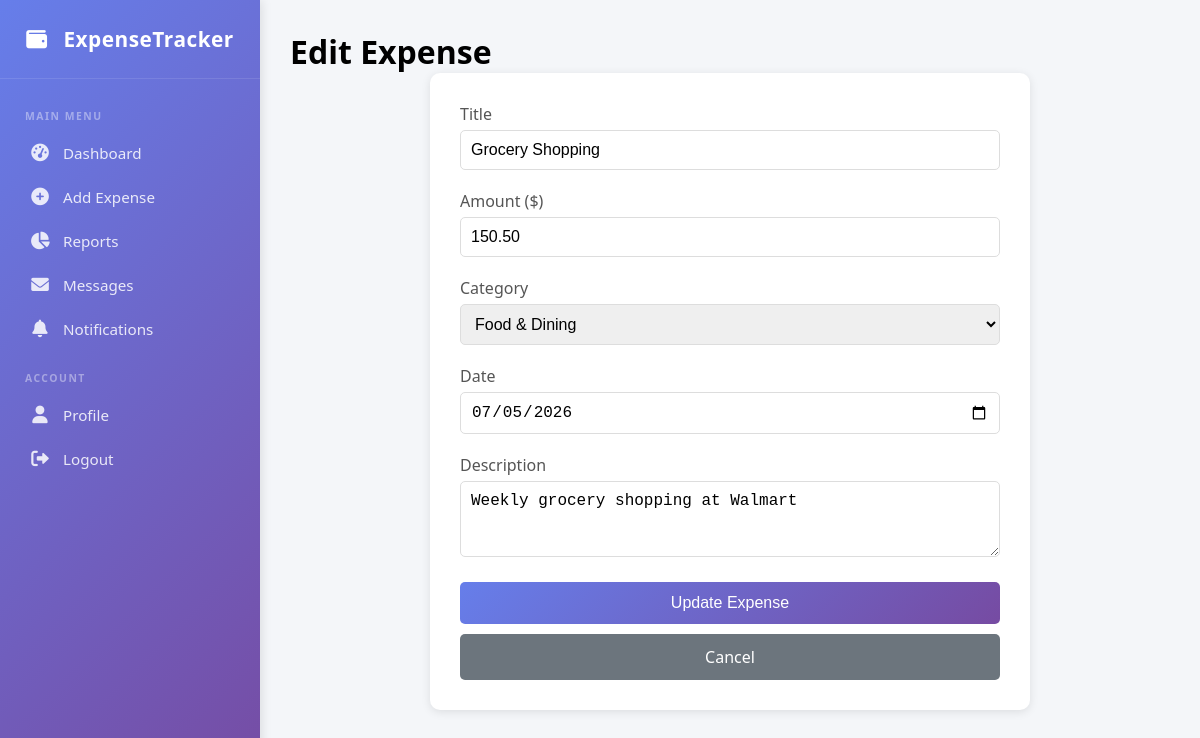
/edit_expense.php?id=1 (signed in), run on the app's committed database.
### tables this page shows
CREATE TABLE expenses (
    id INT PRIMARY KEY AUTO_INCREMENT,
    user_id INT NOT NULL,
    title VARCHAR(100) NOT NULL,
    amount DECIMAL(10,2) NOT NULL,
    category VARCHAR(50) NOT NULL,
    description TEXT,
    expense_date DATE NOT NULL,
    created_at TIMESTAMP DEFAULT CURRENT_TIMESTAMP,
    FOREIGN KEY (user_id) REFERENCES users(id) ON DELETE CASCADE
);

### edit_expense.php (the view, shortened to what this page needs)
<?php
require_once 'config.php';
$user_id = $_SESSION['user_id'];
$currency = $_SESSION['currency'];
$expense_id = isset($_GET['id']) ? (int)$_GET['id'] : 0;
$query = "SELECT * FROM expenses WHERE id = $expense_id AND user_id = $user_id";
$result = mysqli_query($conn, $query);
$expense = mysqli_fetch_assoc($result);
$categories = ['Food & Dining', 'Transportation', 'Shopping', 'Entertainment', 'Bills & Utilities', 'Healthcare', 'Education', 'Other'];
include 'header.php';
include 'sidebar.php';
?>
<h1>Edit Expense</h1>
<div class="profile-container">
    <form method="POST" action="">
        <div class="form-group">
            <label for="title">Title</label>
            <input type="text" id="title" name="title" value="<?php echo htmlspecialchars($expense['title']); ?>" required>
        </div>
        <div class="form-group">
            <label for="amount">Amount (<?php echo $currency; ?>)</label>
            <input type="number" step="0.01" id="amount" name="amount" value="<?php echo $expense['amount']; ?>" required>
        </div>
        <div class="form-group">
            <label for="category">Category</label>
            <select id="category" name="category" required>
                <?php foreach($categories as $cat): ?>
                    <option value="<?php echo $cat; ?>" <?php echo $expense['category'] == $cat ? 'selected' : ''; ?>>
                        <?php echo $cat; ?>
                    </option>
                <?php endforeach; ?>
            </select>
        </div>
        <div class="form-group">
            <label for="expense_date">Date</label>
            <input type="date" id="expense_date" name="expense_date" value="<?php echo $expense['expense_date']; ?>">
        </div>
        <div class="form-group">
            <label for="description">Description</label>
            <textarea id="description" name="description" rows="3"><?php echo htmlspecialchars($expense['description']); ?></textarea>
        </div>
        <button type="submit" class="btn">Update Expense</button>
        <a href="dashboard.php" class="btn" style="background: #6c757d; text-align: center; text-decoration: none; display: inline-block; margin-top: 10px;">Cancel</a>
    </form>
</div>
<?php
include 'footer.php';
?>

### style.css (style rules this page uses)
* { margin: 0; padding: 0; box-sizing: border-box; }
body { font-family: 'Segoe UI', Tahoma, Geneva, Verdana, sans-serif; background: #f4f6f9; display: flex; min-height: 100vh; }
.form-group { margin-bottom: 20px; }
.form-group label { display: block; margin-bottom: 5px; color: #555; }
.form-group input, .form-group select, .form-group textarea { width: 100%; padding: 10px; border: 1px solid #ddd; border-radius: 5px; font-size: 16px; }
.btn { background: linear-gradient(135deg, #667eea 0%, #764ba2 100%); color: white; padding: 12px 30px; border: none; border-radius: 5px; cursor: pointer; font-size: 16px; width: 100%; transition: opacity 0.3s; }
.profile-container { background: white; border-radius: 10px; padding: 30px; box-shadow: 0 2px 10px rgba(0,0,0,0.1); max-width: 600px; margin: 0 auto; }

### data on the page
expenses: title "Grocery Shopping", amount "150.50", category "Food & Dining", expense_date "07/05/2026", description "Weekly grocery shopping at Walmart"

### other printed values
$currency "$"
